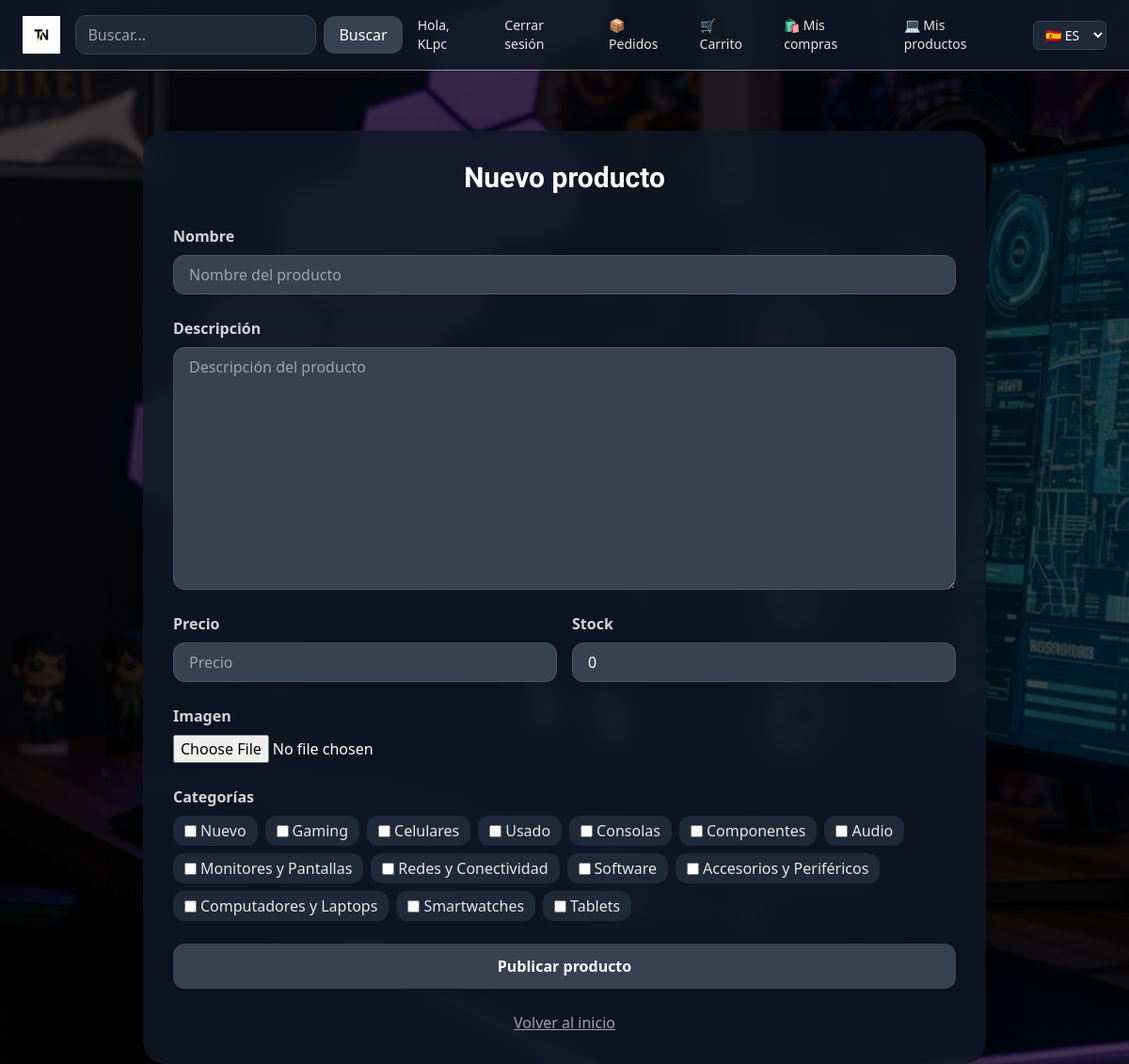
The page /nuevo/ (signed in) on the database its author committed.
### productos/models.py (models this page shows)
class CategoriaProducto(models.Model):
    id = models.AutoField(primary_key=True)
    nombre = models.CharField(_("Nombre de la categoría"), max_length=100)
    descripcion = models.TextField(_("Descripción"), blank=True, null=True)
    class Meta:
        verbose_name = _("Categoría de producto")
        verbose_name_plural = _("Categorías de producto")
    def __str__(self):
        return self.nombre

### productos/views.py (the view)
# urls.py: path("nuevo/", views.crear_producto, name="crear_producto"),
@login_required
def crear_producto(request):
    if request.method == "POST":
        form = ProductoForm(request.POST, request.FILES)
        if form.is_valid():
            producto = form.save(commit=False)
            producto.vendedor = request.user  # Asigna el usuario actual como vendedor
            producto.save()
            return redirect("home")
    else:
        form = ProductoForm()
    return render(request, "productos/crear_producto.html", {"form": form})

### productos/templates/productos/crear_producto.html (shortened to what this page needs)
{% load static %}
{% load i18n %}
<!DOCTYPE html>
{% get_current_language as LANGUAGE_CODE %}
<html lang="{{ LANGUAGE_CODE|default:'es'|slice:':2' }}">
<head>
    <script src="https://cdn.tailwindcss.com"></script>
</head>
<body class="bg-black text-gray-200">
    <div class="fixed inset-0 -z-10">
    </div>
    {% include 'navbar.html' %}
    <main class="w-full max-w-4xl p-8 bg-gray-900/80 backdrop-blur-md rounded-3xl shadow-2xl mx-auto mt-16">
        <h2 class="text-3xl font-bold text-white mb-8 font-['Orbitron'] text-center">
            {% trans "Nuevo producto" %}
        </h2>
        <form method="post" enctype="multipart/form-data" class="space-y-6">
            <div class="flex flex-col">
                <label for="id_nombre" class="mb-2 text-gray-300 font-semibold">{% trans "Nombre" %}</label>
                {{ form.nombre }}
            </div>
            <div class="flex flex-col">
                <label for="id_descripcion" class="mb-2 text-gray-300 font-semibold">{% trans "Descripción" %}</label>
                {{ form.descripcion }}
            </div>
            <div class="flex gap-4">
                <div class="flex-1 flex flex-col">
                    <label for="id_precio" class="mb-2 text-gray-300 font-semibold">{% trans "Precio" %}</label>
                    {{ form.precio }}
                </div>
                <div class="flex-1 flex flex-col">
                    <label for="id_stock" class="mb-2 text-gray-300 font-semibold">{% trans "Stock" %}</label>
                    {{ form.stock }}
                </div>
            </div>
            <div class="flex flex-col">
                <label for="id_imagen" class="mb-2 text-gray-300 font-semibold">{% trans "Imagen" %}</label>
                {{ form.imagen }}
            </div>
            <div class="flex flex-col">
                <span class="mb-2 text-gray-300 font-semibold">{% trans "Categorías" %}</span>
                <div class="flex flex-wrap gap-2">
                    {% for checkbox in form.categorias %}
                    <label
                        class="flex items-center gap-1 px-3 py-1 bg-gray-800 text-gray-200 rounded-xl cursor-pointer hover:bg-gray-700 transition">
                        {{ checkbox.tag }}
                        <span>{{ checkbox.choice_label }}</span>
                    </label>
                    {% endfor %}
                </div>
            </div>
            <button type="submit"
                class="w-full py-3 bg-gray-700 text-white font-semibold rounded-xl hover:bg-gray-600 transition shadow-md">
                {% trans "Publicar producto" %}
            </button>
        </form>
        <div class="mt-6 text-center">
            <a href="{% url 'home' %}" class="text-gray-400 hover:text-white underline">
                {% trans "Volver al inicio" %}
            </a>
        </div>
    </main>
</body>
</html>

### productos/templates/navbar.html (shortened to what this page needs)
{% load static i18n %}
<nav class="backdrop-blur bg-gray-900/80 border-b border-white/50 sticky top-0 z-50">
  <div class="flex justify-between items-center px-6 py-4 gap-4">
    <a href="/" class="flex items-center gap-2 shrink-0">
      <img src="{% static 'productos/img/logo.png' %}" alt="TechNova" class="h-10">
    </a>
    <form action="{% url 'buscar_productos' %}" method="get" class="flex gap-2 items-center relative z-50">
      <input
        type="text"
        name="q"
        placeholder="{% trans 'Buscar...' %}"
        class="px-3 py-2 rounded-xl bg-gray-800 border border-gray-700 text-white focus:outline-none focus:ring-2 focus:ring-white w-64"
      >
      <button class="px-4 py-2 rounded-xl bg-gray-700 text-white hover:bg-gray-600 transition">
        {% trans "Buscar" %}
      </button>
    </form>
    <div class="flex items-center gap-6 text-sm">
      {% if user.is_authenticated %}
        <span>{% trans "Hola" %}, {{ user.username }}</span>
        <a href="{% url 'logout' %}" class="hover:text-white">{% trans "Cerrar sesión" %}</a>
      {% else %}
        <a href="{% url 'login' %}" class="hover:text-white">{% trans "Iniciar sesión" %}</a>
        <a href="{% url 'registro' %}" class="hover:text-white">{% trans "Registrarse" %}</a>
      {% endif %}
      {% if user.is_authenticated %}
        <a href="{% url 'ordenes_vendedor' %}" class="hover:text-white">📦 {% trans "Pedidos" %}</a>
        <a href="{% url 'ver_carrito' %}" class="hover:text-white">🛒 {% trans "Carrito" %}</a>
        <a href="{% url 'lista_ordenes' %}" class="hover:text-white">🛍️ {% trans "Mis compras" %}</a>
        <a href="{% url 'mis_productos' %}" class="hover:text-white">💻 {% trans "Mis productos" %}</a>
      {% endif %}
      <form action="{% url 'set_language' %}" method="post" class="flex items-center">
        <select name="language"
                class="bg-gray-800 text-white text-sm rounded-md px-2 py-1 border border-gray-700 focus:outline-none focus:ring-1 focus:ring-white"
                onchange="this.form.submit()">
          {% get_current_language as LANGUAGE_CODE %}
          <option value="es" {% if LANGUAGE_CODE == 'es' %}selected{% endif %}>🇪🇸 ES</option>
        </select>
      </form>
    </div>
  </div>
</nav>

### rows shown on the page
CategoriaProducto: choice_label "Nuevo"
CategoriaProducto: choice_label "Gaming"
CategoriaProducto: choice_label "Celulares"
CategoriaProducto: choice_label "Usado"
CategoriaProducto: choice_label "Consolas"
CategoriaProducto: choice_label "Componentes"
CategoriaProducto: choice_label "Audio"
CategoriaProducto: choice_label "Monitores y Pantallas"
CategoriaProducto: choice_label "Redes y Conectividad"
CategoriaProducto: choice_label "Software"
CategoriaProducto: choice_label "Accesorios y Periféricos"
CategoriaProducto: choice_label "Computadores y Laptops"
CategoriaProducto: choice_label "Smartwatches"
CategoriaProducto: choice_label "Tablets"

### other values the page prints
{{ user.username }} "KLpc"
